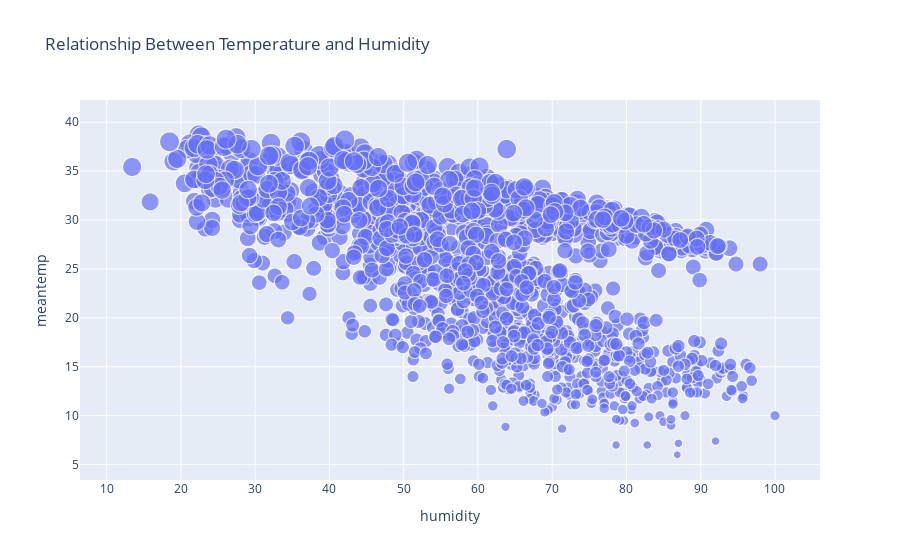

Notebook code for this chart:
### Markdown cell above
## Relation between Temp.  & Humidity

### Code cell
figure = px.scatter(data_frame = train_df, x="humidity",
                    y="meantemp", size="meantemp", 
                    title = "Relationship Between Temperature and Humidity")
figure.show()

### Figure 1 — Plotly figure (JSON) as saved in the notebook; plotly's stock layout.template omitted (floating-point values rounded to 4 significant figures; data arrays with more than 128 entries replaced by an {"elided": "..."} marker saying what was removed)
{"data": [{"hovertemplate": "humidity=%{x}<br>meantemp=%{marker.size}<extra></extra>", "legendgroup": "", "marker": {"color": "#636efa", "size": {"elided": "1462 float values"}, "sizemode": "area", "sizeref": 0.09679, "symbol": "circle"}, "mode": "markers", "name": "", "showlegend": false, "type": "scattergl", "x": {"elided": "1462 float values"}, "xaxis": "x", "y": {"elided": "1462 float values"}, "yaxis": "y"}], "layout": {"legend": {"itemsizing": "constant", "tracegroupgap": 0}, "title": {"text": "Relationship Between Temperature and Humidity"}, "xaxis": {"anchor": "y", "domain": [0, 1], "title": {"text": "humidity"}}, "yaxis": {"anchor": "x", "domain": [0, 1], "title": {"text": "meantemp"}}}}
